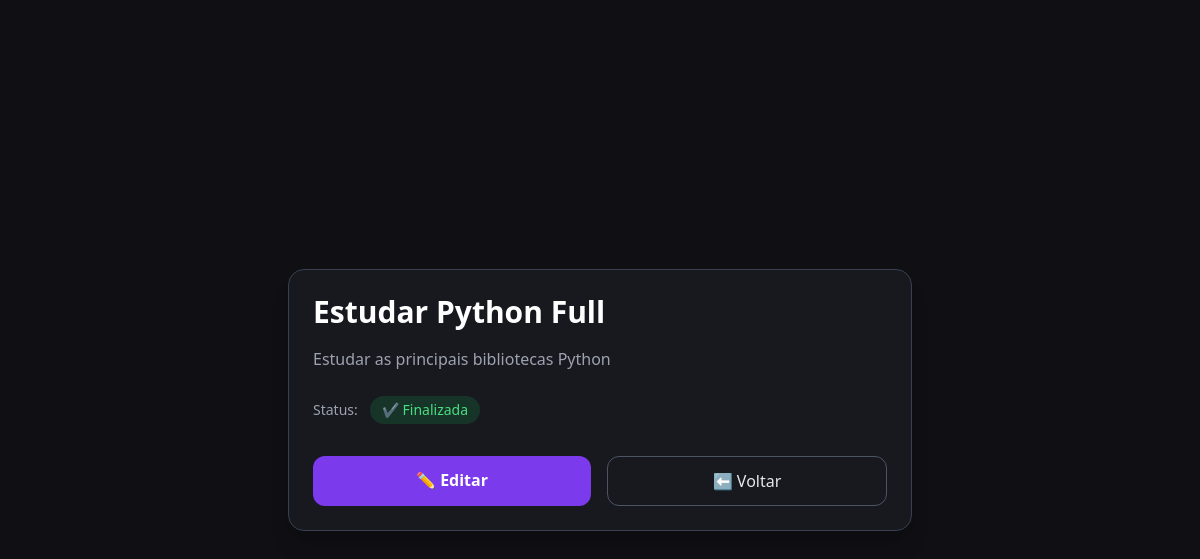
Screenshot of /tarefa/1/ with the database file from the repository.
### tarefas/models.py (models this page shows)
class Tarefa(models.Model):
    titulo = models.CharField(max_length=100)
    descricao = models.TextField(blank=True)
    finalizado = models.BooleanField(default=False)
    criado_em = models.DateTimeField(auto_now_add=True)

### tarefas/views.py (the view)
# urls.py: path('tarefa/<int:tarefa_id>/', views.detalhes_tarefa, name='detalhes_tarefa'),
def detalhes_tarefa(request, tarefa_id):
    tarefa = get_object_or_404(Tarefa, id=tarefa_id)
    return render(request, 'tarefas/detalhe.html', {'tarefa': tarefa})

### tarefas/templates/tarefas/detalhe.html (shortened to what this page needs)
<!DOCTYPE html>
<html lang="pt-BR">
<head>
    <script src="https://cdn.tailwindcss.com"></script>
</head>
<body class="bg-dark text-gray-200 min-h-screen flex items-center justify-center">
    <div class="w-full max-w-2xl p-6">
        <div class="bg-card border border-gray-700 rounded-2xl p-6 shadow-xl">
            <h1 class="text-3xl font-bold text-white mb-4">
                {{ tarefa.titulo }}
            </h1>
            <p class="text-gray-400 leading-relaxed mb-6">
                {{ tarefa.descricao }}
            </p>
            <div class="mb-8">
                <span class="text-sm text-gray-400">Status:</span>
                {% if tarefa.finalizado %}
                    <span class="ml-2 inline-flex items-center px-3 py-1 rounded-full
                                 bg-green-600/20 text-green-400 text-sm font-medium">
                        ✔ Finalizada
                    </span>
                {% else %}
                    <span class="ml-2 inline-flex items-center px-3 py-1 rounded-full
                                 bg-yellow-600/20 text-yellow-400 text-sm font-medium">
                        ⏳ Pendente
                    </span>
                {% endif %}
            </div>
            <div class="flex flex-col sm:flex-row gap-4">
                <a href="{% url 'editar_tarefa' tarefa.id %}"
                   class="flex-1 text-center px-5 py-3 rounded-xl
                          bg-primary hover:bg-purple-700 transition
                          text-white font-semibold">
                    ✏️ Editar
                </a>
                <a href="{% url 'listar_tarefas' %}"
                   class="flex-1 text-center px-5 py-3 rounded-xl
                          border border-gray-600 hover:border-primary
                          hover:text-primary transition">
                    ⬅️ Voltar
                </a>
            </div>
        </div>
    </div>
</body>
</html>

### rows the page displays
Tarefa: titulo "Estudar Python Full", descricao "Estudar as principais bibliotecas Python"
